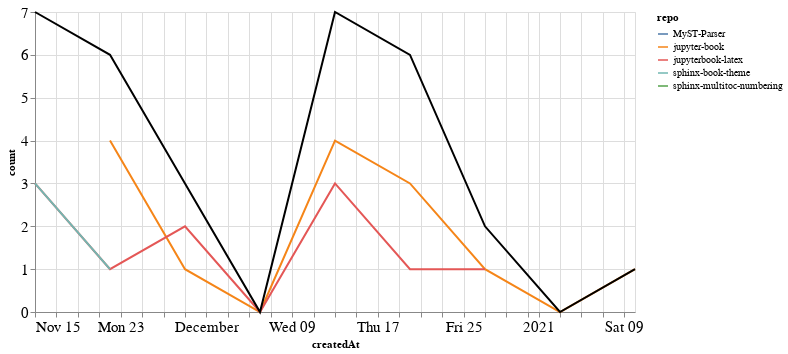

Write notebook code for a chart like this one.
### Markdown cell above
### Comments

### Code cell
comments_time = comments.groupby('repo').resample('W', on='createdAt').count()['author'].reset_index()
comments_time = comments_time.rename(columns={'author': 'count'})
comments_time_total = comments_time.groupby('createdAt').agg({"count": "sum"}).reset_index()
ch1 = alt.Chart(comments_time, width=600).mark_line().encode(
    x='createdAt',
    y='count',
    color='repo',
    tooltip="repo"
)

ch2 = alt.Chart(comments_time_total, width=600).mark_line(color="black").encode(
    x='createdAt',
    y='count',
)

ch1 + ch2

### Figure 1 — Vega-Lite specification as saved in the notebook (floating-point values rounded to 4 significant figures)
{"config": {"axisLeft": {"labelFontSize": 15}, "axisBottom": {"labelFontSize": 15}}, "layer": [{"data": {"name": "data-58551afe2e3df6d34af5c8a5213c75d8"}, "mark": "line", "encoding": {"color": {"type": "nominal", "field": "repo"}, "tooltip": {"type": "nominal", "field": "repo"}, "x": {"type": "temporal", "field": "createdAt"}, "y": {"type": "quantitative", "field": "count"}}, "width": 600}, {"data": {"name": "data-b9d6ed955c16163e8690408553d97226"}, "mark": {"type": "line", "color": "black"}, "encoding": {"x": {"type": "temporal", "field": "createdAt"}, "y": {"type": "quantitative", "field": "count"}}, "width": 600}], "$schema": "https://vega.github.io/schema/vega-lite/v4.8.1.json", "datasets": {"data-58551afe2e3df6d34af5c8a5213c75d8": [{"repo": "MyST-Parser", "createdAt": "2020-12-20T00:00:00", "count": 2}, {"repo": "jupyter-book", "createdAt": "2020-11-22T00:00:00", "count": 4}, {"repo": "jupyter-book", "createdAt": "2020-11-29T00:00:00", "count": 1}, {"repo": "jupyter-book", "createdAt": "2020-12-06T00:00:00", "count": 0}, {"repo": "jupyter-book", "createdAt": "2020-12-13T00:00:00", "count": 4}, {"repo": "jupyter-book", "createdAt": "2020-12-20T00:00:00", "count": 3}, {"repo": "jupyter-book", "createdAt": "2020-12-27T00:00:00", "count": 1}, {"repo": "jupyter-book", "createdAt": "2021-01-03T00:00:00", "count": 0}, {"repo": "jupyter-book", "createdAt": "2021-01-10T00:00:00", "count": 1}, {"repo": "jupyterbook-latex", "createdAt": "2020-11-15T00:00:00", "count": 3}, {"repo": "jupyterbook-latex", "createdAt": "2020-11-22T00:00:00", "count": 1}, {"repo": "jupyterbook-latex", "createdAt": "2020-11-29T00:00:00", "count": 2}, {"repo": "jupyterbook-latex", "createdAt": "2020-12-06T00:00:00", "count": 0}, {"repo": "jupyterbook-latex", "createdAt": "2020-12-13T00:00:00", "count": 3}, {"repo": "jupyterbook-latex", "createdAt": "2020-12-20T00:00:00", "count": 1}, {"repo": "jupyterbook-latex", "createdAt": "2020-12-27T00:00:00", "count": 1}, {"repo": "sphinx-book-theme", "createdAt": "2020-11-15T00:00:00", "count": 3}, {"repo": "sphinx-book-theme", "createdAt": "2020-11-22T00:00:00", "count": 1}, {"repo": "sphinx-multitoc-numbering", "createdAt": "2020-11-15T00:00:00", "count": 1}], "data-b9d6ed955c16163e8690408553d97226": [{"createdAt": "2020-11-15T00:00:00", "count": 7}, {"createdAt": "2020-11-22T00:00:00", "count": 6}, {"createdAt": "2020-11-29T00:00:00", "count": 3}, {"createdAt": "2020-12-06T00:00:00", "count": 0}, {"createdAt": "2020-12-13T00:00:00", "count": 7}, {"createdAt": "2020-12-20T00:00:00", "count": 6}, {"createdAt": "2020-12-27T00:00:00", "count": 2}, {"createdAt": "2021-01-03T00:00:00", "count": 0}, {"createdAt": "2021-01-10T00:00:00", "count": 1}]}}
